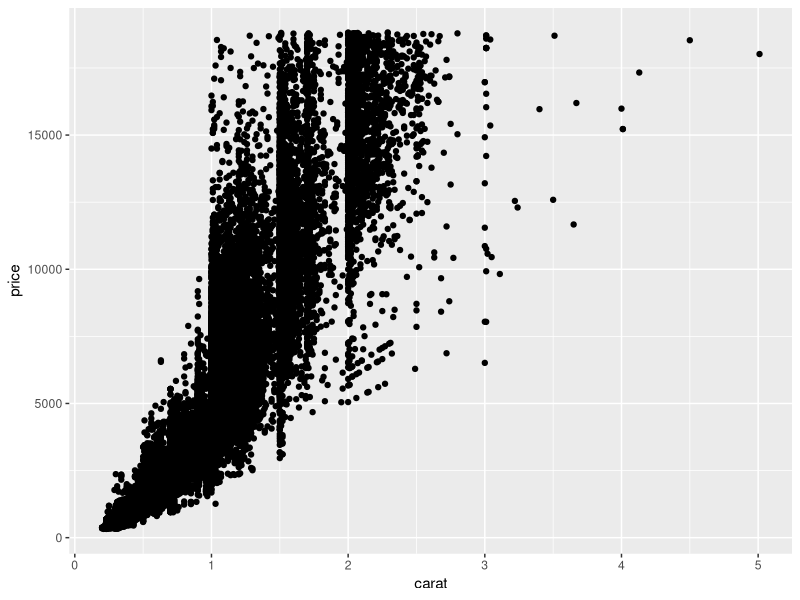
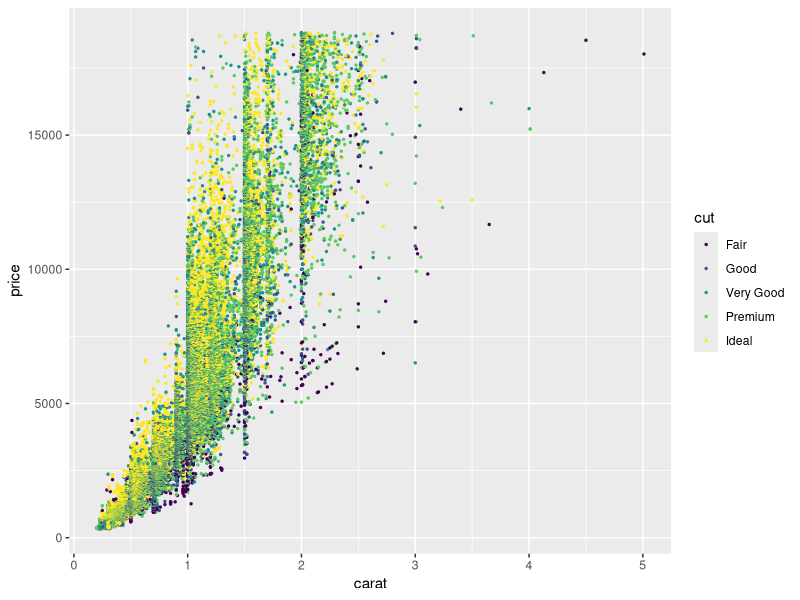

R code for these plots, in order:
## ---- chunk 1
library(tidyverse)
# knitr options
knitr::opts_chunk$set(echo = TRUE)
## ---- chunk 2
glimpse(diamonds)
## ---- chunk 3
## TODO: Complete this code
ggplot(diamonds) +
  geom_point(mapping = aes(x = carat, y = price))
## ---- chunk 4
## TODO: Complete this code
ggplot(diamonds) +
  geom_point(mapping = aes(x = carat, y = price, color = cut), size = 0.5)
